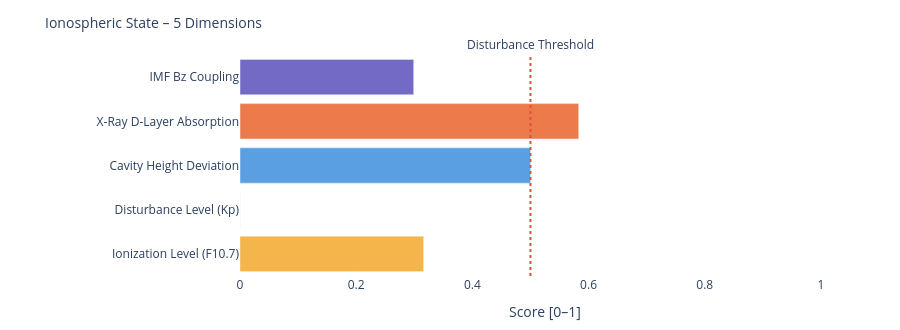

Notebook code cell kept with this figure:
### Markdown cell above
---
### 📐 Systemic Insight: Geometric Cavity vs. Real Schumann Resonance

**Relevant for:** Layer 6 = delta analysis &nbsp;|&nbsp; Layer 7 = feature vector / system interpretation

A cavity height change from 80 km to 70 km shifts the **idealized geometric frequencies** only minimally:

| Modus | Aktuell | Referenz | Δ |
|-------|---------|----------|---|
| SR-1 | 10.4762 Hz | 10.4599 Hz | +16 mHz |
| SR-2 | 18.1452 Hz | 18.1171 Hz | +28 mHz |
| SR-3 | 25.6612 Hz | 25.6215 Hz | +40 mHz |
| SR-4 | 33.1285 Hz | 33.0772 Hz | +51 mHz |

The geometric effect is limited because 10 km is very small compared to Earth's radius (~6371 km).

**Consequence:** Real Schumann deviations are likely driven more strongly by **conductivity, damping, day/night structure, lightning distribution and source geometry** than by pure cavity height.

---

**Layer 6 compares:**
```
geometric Δ from Layer 4  vs.  observed Δ from real Schumann measurement data
```

**Layer 7 Feature:**
```
If real Δ >> geometric Δ  →  non-geometric factors dominant
```

### Code cell
# ============================================================
# IONOSPHERIC STATE – Summary gauge
# Five dimensions: ionization, disturbance, cavity height, X-Ray, Bz coupling
# ============================================================

def norm(v, lo, hi):
    if v is None: return None
    return round(max(0.0, min(1.0, (v - lo) / (hi - lo))), 3)

# Ionization level (F10.7 → F2-Layer)
ioniz = norm(f107_val, 60, 250)

# Disturbance level (Kp → E/F-Layer irregularities)
disturb = norm(kp_val, 0, 9)

# Cavity height deviation from reference (80 km)
h_dev = norm(abs(h_eff - 80), 0, 20)

# X-Ray ionization (D-Layer absorption)
xray_ioniz = None
if xray_now is not None:
    xray_ioniz = norm(math.log10(max(xray_now, 1e-9)) + 9, 0, 5)

# Bz coupling (southward Bz → stronger magnetosphere-ionosphere coupling)
bz_coupling = norm(-(bz_now or 0), -5, 30) if bz_now is not None else None

dims = [
    ('Ionization Level (F10.7)',    ioniz,      '#F2A623'),
    ('Disturbance Level (Kp)',      disturb,    '#7F77DD'),
    ('Cavity Height Deviation',     h_dev,      '#378ADD'),
    ('X-Ray D-Layer Absorption',    xray_ioniz, '#E85D24'),
    ('IMF Bz Coupling',             bz_coupling,'#534AB7'),
]

fig = go.Figure()
for name, val, col in dims:
    if val is not None:
        h = int(val * 20)
        bar = '█' * h + '░' * (20 - h)
        label = f'{name}:  {bar}  {val:.3f}'
    else:
        label = f'{name}:  {"─" * 20}  n/a'
    fig.add_trace(go.Bar(
        x=[val if val is not None else 0],
        y=[name],
        orientation='h',
        marker_color=col, opacity=0.82,
        showlegend=False
    ))

fig.add_vline(x=0.5, line_dash='dot', line_color='#e74c3c',
              annotation_text='Disturbance Threshold', annotation_position='top')
fig.update_layout(
    title=dict(text='Ionospheric State – 5 Dimensions', font=dict(size=14)),
    xaxis=dict(title='Score [0–1]', range=[0, 1.05]),
    height=330, plot_bgcolor='rgba(0,0,0,0)', paper_bgcolor='rgba(0,0,0,0)',
    margin=dict(l=240, r=50, t=55, b=40)
)
fig.show()

print(f'\nIonospheric state:')
for name, val, _ in dims:
    print(f'  {name:<35} {val:.3f}' if val is not None else f'  {name:<35} n/a')

### Figure 1 — Plotly figure (JSON) as saved in the notebook; plotly's stock layout.template omitted (floating-point values rounded to 4 significant figures)
{"data": [{"marker": {"color": "#F2A623"}, "opacity": 0.82, "orientation": "h", "showlegend": false, "type": "bar", "x": [0.316], "y": ["Ionization Level (F10.7)"]}, {"marker": {"color": "#7F77DD"}, "opacity": 0.82, "orientation": "h", "showlegend": false, "type": "bar", "x": [0.0], "y": ["Disturbance Level (Kp)"]}, {"marker": {"color": "#378ADD"}, "opacity": 0.82, "orientation": "h", "showlegend": false, "type": "bar", "x": [0.5], "y": ["Cavity Height Deviation"]}, {"marker": {"color": "#E85D24"}, "opacity": 0.82, "orientation": "h", "showlegend": false, "type": "bar", "x": [0.583], "y": ["X-Ray D-Layer Absorption"]}, {"marker": {"color": "#534AB7"}, "opacity": 0.82, "orientation": "h", "showlegend": false, "type": "bar", "x": [0.299], "y": ["IMF Bz Coupling"]}], "layout": {"annotations": [{"showarrow": false, "text": "Disturbance Threshold", "x": 0.5, "xanchor": "center", "xref": "x", "y": 1, "yanchor": "bottom", "yref": "y domain"}], "height": 330, "margin": {"b": 40, "l": 240, "r": 50, "t": 55}, "paper_bgcolor": "rgba(0,0,0,0)", "plot_bgcolor": "rgba(0,0,0,0)", "shapes": [{"line": {"color": "#e74c3c", "dash": "dot"}, "type": "line", "x0": 0.5, "x1": 0.5, "xref": "x", "y0": 0, "y1": 1, "yref": "y domain"}], "title": {"font": {"size": 14}, "text": "Ionospheric State – 5 Dimensions"}, "xaxis": {"range": [0, 1.05], "title": {"text": "Score [0–1]"}}}}
